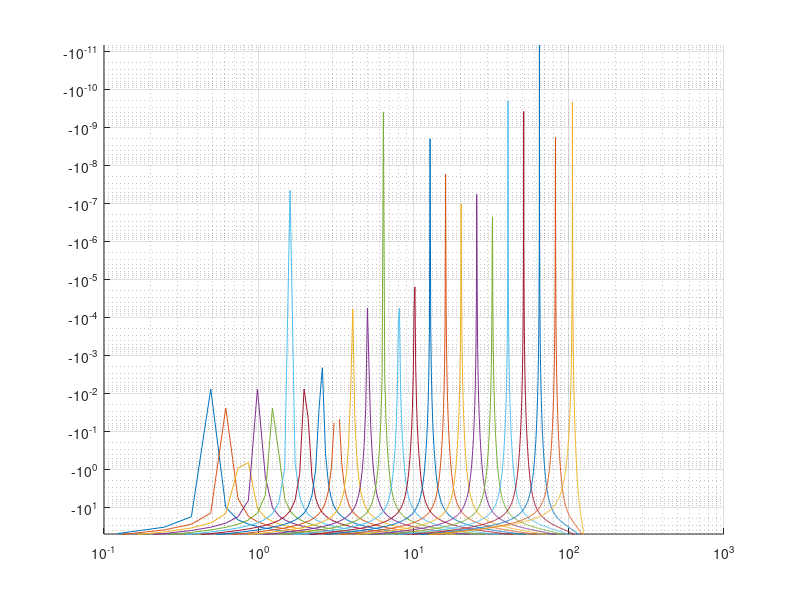

MATLAB code for this plot:
fs = 250;
bw = 1/3;

fMin = 0.5;
fMax = 100;

octs = log2(fMax/fMin);
bmax = ceil(octs/bw);

fc = fMin*2.^( (0:bmax) * bw ); % centre frequencies
fl = fc*2^(-bw/2); % lower cutoffs
fu = fc*2^(+bw/2); % upper cutoffs

numBands = length(fc);

b = cell(numBands,1);
a = cell(numBands,1);

figure
for nn = 1:length(fc)

    [b{nn},a{nn}] = butter(2, [fl(nn) fu(nn)]/(fs/2), 'bandpass');
    [h,f]=freqz(b{nn},a{nn},1024,fs);

    hold on;
    loglog(f, 20*log10(abs(h)) );

end
set(gca, 'XScale', 'log')
ylim([-50 0])
grid on;